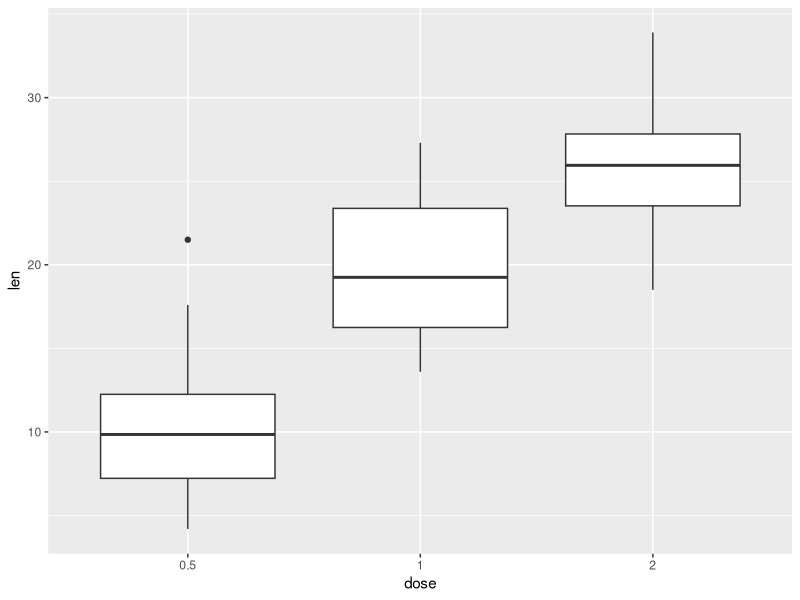
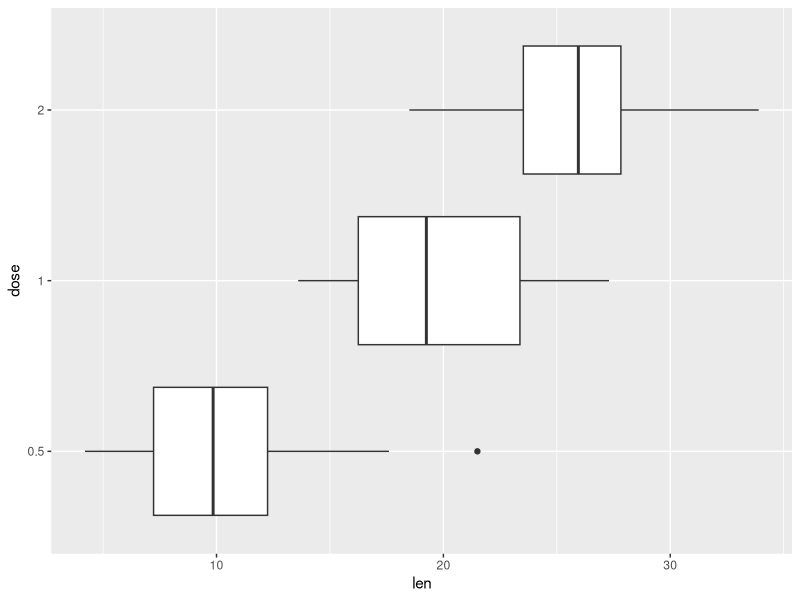
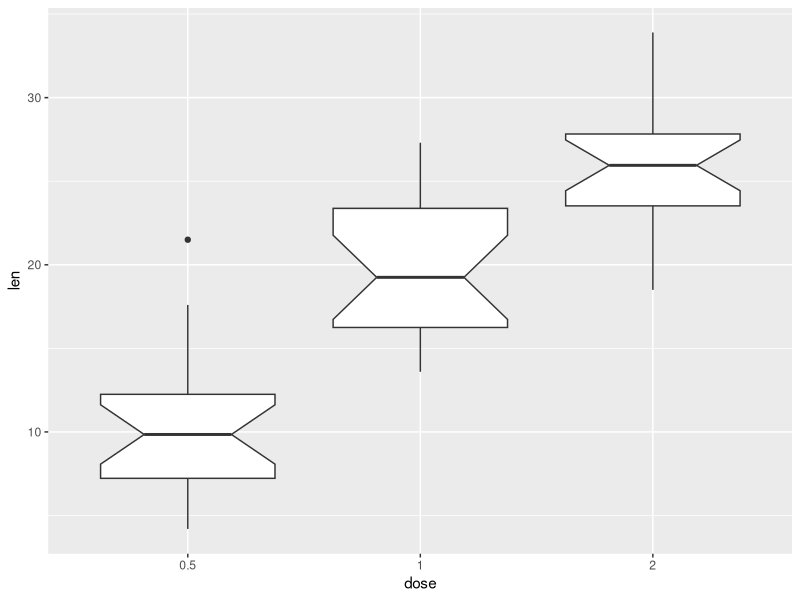
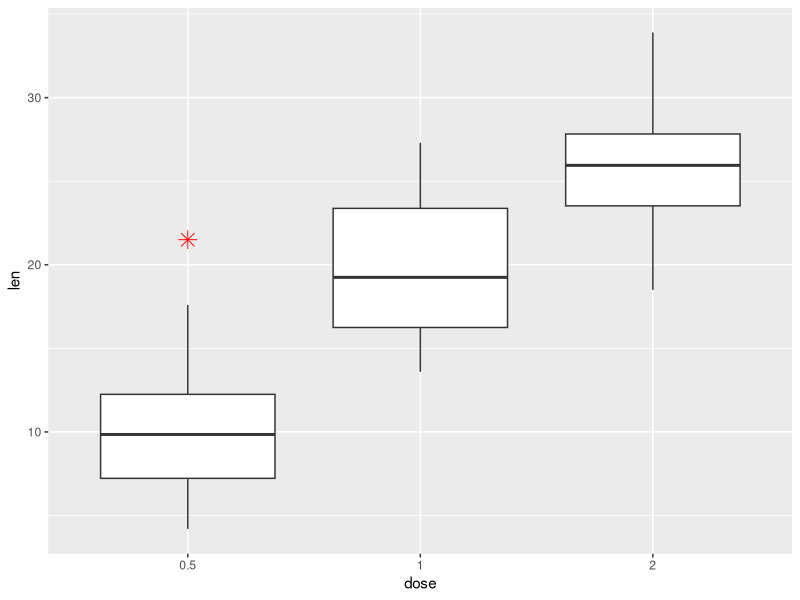
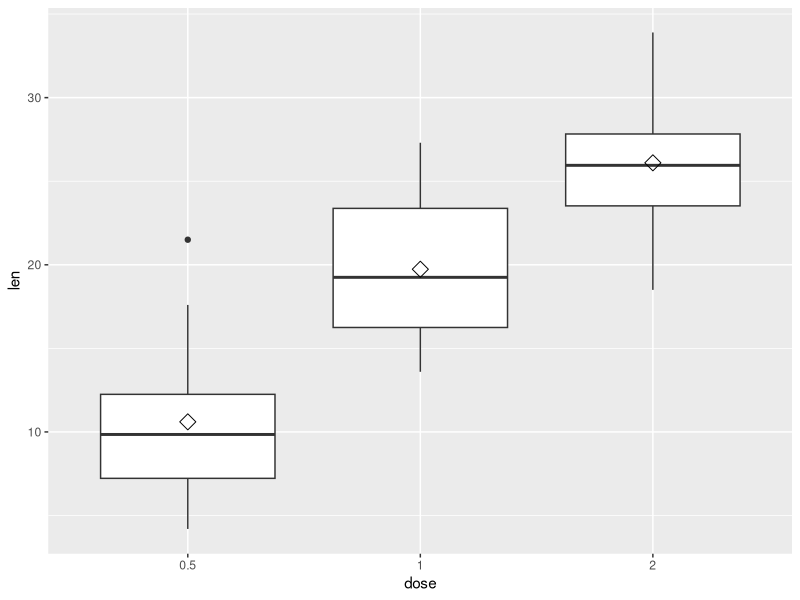
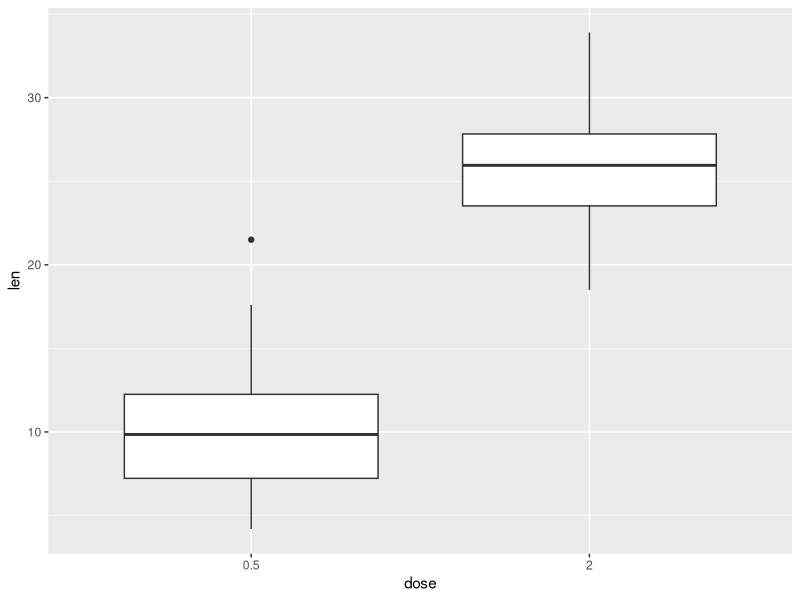
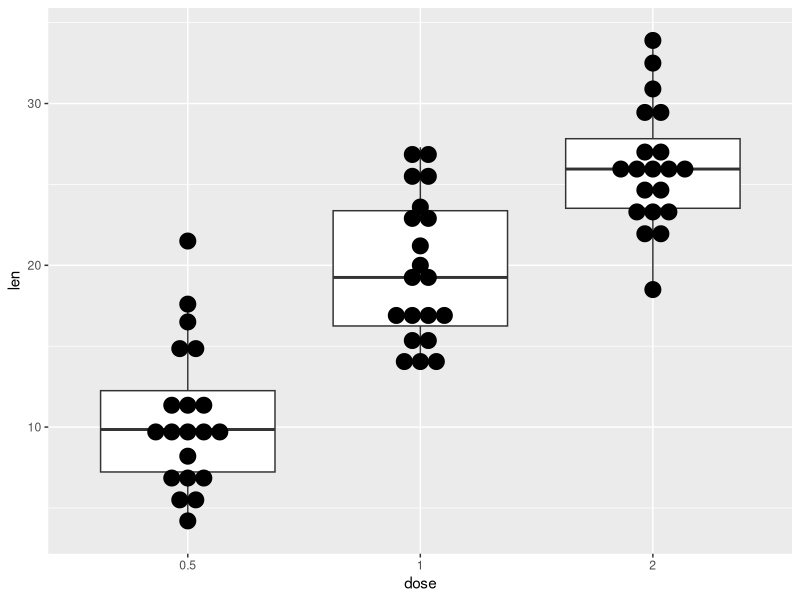
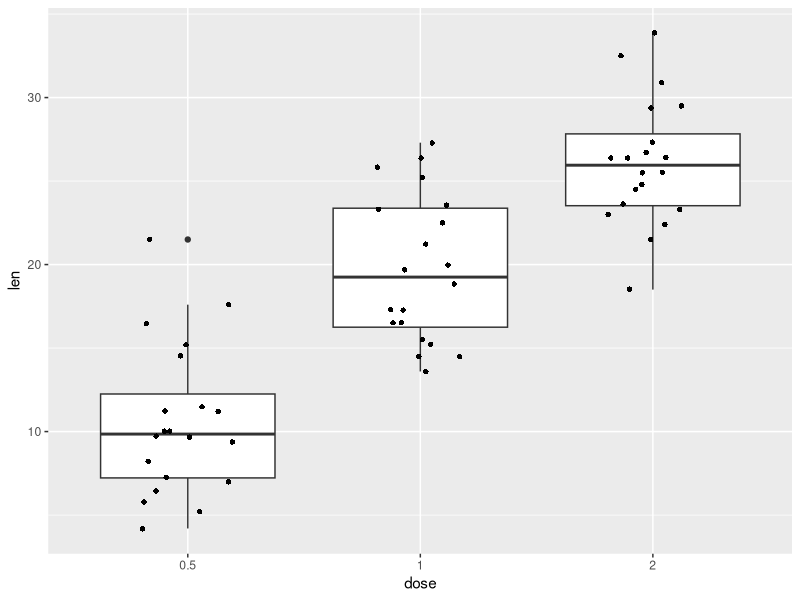

R code for these plots, in order:
########################## DIAGRAMAS DE CAJAS ##################################

### PREPARAR LOS DATOS
ToothGrowth$dose <- as.factor(ToothGrowth$dose)
head(ToothGrowth)

### DIAGRAMAS DE CAJA BASICO
library(ggplot2)
# Diagrama de caja básico
p <- ggplot(ToothGrowth, aes(x=dose, y=len)) + 
  geom_boxplot()
p
# Rotar el diagrama de caja
p + coord_flip()
# diagrama de caja con muescas
ggplot(ToothGrowth, aes(x=dose, y=len)) + 
  geom_boxplot(notch=TRUE)
# Cambiar valores atípicos, color, forma y tamaño
ggplot(ToothGrowth, aes(x=dose, y=len)) + 
  geom_boxplot(outlier.colour="red", outlier.shape=8,
               outlier.size=4)
# Diagrama de caja con puntos medios
p + stat_summary(fun=mean, geom="point", shape=23, size=4)
#Elegir que elemnetos mostrar
p + scale_x_discrete(limits=c("0.5", "2"))

##DIAGRAMA DE CAJAS CON PUNTOS##
p + geom_dotplot(binaxis='y', stackdir='center', dotsize=1)
#Diagrama de caja con puntos jittered
# 0.2: grado de fluctuación en la dirección x
p + geom_jitter(shape=16, position=position_jitter(0.2))

## CAMBIAR COLORES
# Cambiar los colores de las lineas por grupos
p<-ggplot(ToothGrowth, aes(x=dose, y=len, color=dose)) +
  geom_boxplot()
p
# Usar paletas de colores personalizadas
p+scale_color_manual(values=c("#999999", "#E69F00", "#56B4E9"))
# Usa paletas de colores cerveceros
p+scale_color_brewer(palette="Dark2")
# Usa escala de grises
p + scale_color_grey() + theme_classic()
## Cambiar los colores de relleno del diagrama de caja
# Usar un solo color
ggplot(ToothGrowth, aes(x=dose, y=len)) +
  geom_boxplot(fill='#A4A4A4', color="black")+
  theme_classic()
# Cambiar los colores del diagrama de caja por grupos
p<-ggplot(ToothGrowth, aes(x=dose, y=len, fill=dose)) +
  geom_boxplot()
p
# Usar paletas de colores personalizadas
p+scale_fill_manual(values=c("#999999", "#E69F00", "#56B4E9"))
# Usa paletas de colores cerveceros
p+scale_fill_brewer(palette="Dark2")
# Usa escala de grises
p + scale_fill_grey() + theme_classic()

## CAMBIAR LA POSCICION DE LA LEYENDA
p + theme(legend.position="top")
p + theme(legend.position="bottom")
p + theme(legend.position="none") # Eliminar leyenda

## CAMBIAR EL ORDEN DE LOS ELEMENTOS EN LA LEYENDA
p + scale_x_discrete(limits=c("2", "0.5", "1"))

### DIAGRAMA DE CAJA CON MULTIPLES GRUPOS
# Cambiar los colores del diagrama de caja por grupos
ggplot(ToothGrowth, aes(x=dose, y=len, fill=supp)) +
  geom_boxplot()
# Cambiar la posicion
p<-ggplot(ToothGrowth, aes(x=dose, y=len, fill=supp)) +
  geom_boxplot(position=position_dodge(1))
p
# Agregar puntos
p + geom_dotplot(binaxis='y', stackdir='center',
                 position=position_dodge(1))
# Cambiar colores
p+scale_fill_manual(values=c("#999999", "#E69F00", "#56B4E9"))

### DIAGRAMAS DE CAJA PERSONALIZADOS
# Diagrama de caja básico
ggplot(ToothGrowth, aes(x=dose, y=len)) + 
  geom_boxplot(fill="gray")+
  labs(title="Plot of length per dose",x="Dose (mg)", y = "Length")+
  theme_classic()
# Cambiar automáticamente el color por grupos
bp <- ggplot(ToothGrowth, aes(x=dose, y=len, fill=dose)) + 
  geom_boxplot()+
  labs(title="Plot of length  per dose",x="Dose (mg)", y = "Length")
bp + theme_classic()
# Colores continuos
bp + scale_fill_brewer(palette="Blues") + theme_classic()
# Colores discretos
bp + scale_fill_brewer(palette="Dark2") + theme_minimal()
# Colores degradados
bp + scale_fill_brewer(palette="RdBu") + theme_minimal()

########################## GRAFICOS DE BARRAS ##################################

### DATOS
df <- data.frame(dose=c("D0.5", "D1", "D2"),
                 len=c(4.2, 10, 29.5))
head(df)

### CREAR DIGRAMAS EN BARRAS
library(ggplot2)
# Diagrama de barras básico
p<-ggplot(data=df, aes(x=dose, y=len)) +
  geom_bar(stat="identity")
p
# Gráfico de barras horizontales
p + coord_flip()
# Cambiar el ancho de las barras
ggplot(data=df, aes(x=dose, y=len)) +
  geom_bar(stat="identity", width=0.5)
# Cambiar colores
ggplot(data=df, aes(x=dose, y=len)) +
  geom_bar(stat="identity", color="blue", fill="white")
# Tema minimal + color de relleno azul
p<-ggplot(data=df, aes(x=dose, y=len)) +
  geom_bar(stat="identity", fill="steelblue")+
  theme_minimal()
p
# Elegir que elementos mostrar
p + scale_x_discrete(limits=c("D0.5", "D2"))
# Etiquetas fuera de las barras
ggplot(data=df, aes(x=dose, y=len)) +
  geom_bar(stat="identity", fill="steelblue")+
  geom_text(aes(label=len), vjust=-0.3, size=3.5)+
  theme_minimal()
# Etiquetas dentro de las barras
ggplot(data=df, aes(x=dose, y=len)) +
  geom_bar(stat="identity", fill="steelblue")+
  geom_text(aes(label=len), vjust=1.6, color="white", size=3.5)+
  theme_minimal()

### DIAGRAMAS DE BARRAS DE CONTEOS 
head(mtcars)
# No asigne una variable a y  ### ERROR ###
ggplot(mtcars, aes(x=factor(cyl)))+
  geom_bar(stat="count", width=0.7, fill="steelblue")+
  theme_minimal()
# Colores de contorno
p<-ggplot(df, aes(x=dose, y=len, color=dose)) +
  geom_bar(stat="identity", fill="white")
p
# Colores de relleno
p<-ggplot(df, aes(x=dose, y=len, fill=dose)) +
  geom_bar(stat="identity")+theme_minimal()
p
# Usa contorno negro
ggplot(df, aes(x=dose, y=len, fill=dose))+
  geom_bar(stat="identity", color="black")+
  scale_fill_manual(values=c("#999999", "#E69F00", "#56B4E9"))+
  theme_minimal()

## POSCICION DE LEYENDA
# Cambiar los colores de relleno de la barra a azules
p <- p+scale_fill_brewer(palette="Blues")
p + theme(legend.position="top")
p + theme(legend.position="bottom")
p + theme(legend.position="none")
# Orden de elementos en la leyenda
p + scale_x_discrete(limits=c("D2", "D0.5", "D1"))

### DIAGRAMAS DE BARRAS CON VARIOS GRUPOS
df2 <- data.frame(supp=rep(c("VC", "OJ"), each=3),
                  dose=rep(c("D0.5", "D1", "D2"),2),
                  len=c(6.8, 15, 33, 4.2, 10, 29.5))
head(df2)

# Gráfica de barras apiladas con múltiples grupos 
ggplot(data=df2, aes(x=dose, y=len, fill=supp)) +
  geom_bar(stat="identity")
# Usar position=position_dodge()
ggplot(data=df2, aes(x=dose, y=len, fill=supp)) +
  geom_bar(stat="identity", position=position_dodge())
# Cambiar colores
p <- ggplot(data=df2, aes(x=dose, y=len, fill=supp)) +
  geom_bar(stat="identity", color="black", position=position_dodge())+
  theme_minimal()
# Colores personalizados
p + scale_fill_manual(values=c('#999999','#E69F00'))
# Paleta de colores cerveceros
p + scale_fill_brewer(palette="Blues")

## AGREGAR ETIQUETAS
# Barras esquivado
ggplot(data=df2, aes(x=dose, y=len, fill=supp)) +
  geom_bar(stat="identity", position=position_dodge())+
  geom_text(aes(label=len), vjust=1.6, color="white",
            position = position_dodge(0.9), size=3.5)+
  scale_fill_brewer(palette="Paired")+
  theme_minimal()
# Barras apilado
library(plyr)
# Ordenar por dosis y suplemento
df_sorted <- arrange(df2, dose, supp) 
head(df_sorted)
# Calcule la suma acumulada de len para cada dosis
df_cumsum <- ddply(df_sorted, "dose",
                   transform, label_ypos=cumsum(len))
head(df_cumsum)
# Crear el grafico de barras
ggplot(data=df_cumsum, aes(x=dose, y=len, fill=supp)) +
  geom_bar(stat="identity")+
  geom_text(aes(y=label_ypos, label=len), vjust=1.6, 
            color="white", size=3.5)+
  scale_fill_brewer(palette="Paired")+
  theme_minimal()
# Etiquetas en medio de las barras
df_cumsum <- ddply(df_sorted, "dose",
                   transform, 
                   label_ypos=cumsum(len) - 0.5*len)
# Crear el grafico 
ggplot(data=df_cumsum, aes(x=dose, y=len, fill=supp)) +
  geom_bar(stat="identity")+
  geom_text(aes(y=label_ypos, label=len), vjust=1.6, 
            color="white", size=3.5)+
  scale_fill_brewer(palette="Paired")+
  theme_minimal()

### DIAGRAMA DE BARRAS CON UN EJE X NUMERICO
# Crear datos
df2 <- data.frame(supp=rep(c("VC", "OJ"), each=3),
                  dose=rep(c("0.5", "1", "2"),2),
                  len=c(6.8, 15, 33, 4.2, 10, 29.5))
head(df2)
# Eje x tratado como variable continua
df2$dose <- as.numeric(as.vector(df2$dose))
ggplot(data=df2, aes(x=dose, y=len, fill=supp)) +
  geom_bar(stat="identity", position=position_dodge())+
  scale_fill_brewer(palette="Paired")+
  theme_minimal()
# Eje tratado como variable discreta
df2$dose<-as.factor(df2$dose)
ggplot(data=df2, aes(x=dose, y=len, fill=supp)) +
  geom_bar(stat="identity", position=position_dodge())+
  scale_fill_brewer(palette="Paired")+
  theme_minimal()

### GRAFICAS DE BARRAS CON BARRAS DE ERROR
# Función para calcular la media y la desviación estándar para cada grupo
# data: un marco de datos
# varname: el nombre de una columna que contiene la variable para ser resumido
# groupnames : vector de nombres de columna que se utilizará como variables de agrupación
data_summary <- function(data, varname, groupnames){
  require(plyr)
  summary_func <- function(x, col){
    c(mean = mean(x[[col]], na.rm=TRUE),
      sd = sd(x[[col]], na.rm=TRUE))
  }
  data_sum<-ddply(data, groupnames, .fun=summary_func,
                  varname)
  data_sum <- rename(data_sum, c("mean" = varname))
  return(data_sum)
}
# Resumen de datos
df3 <- data_summary(ToothGrowth, varname="len", 
                    groupnames=c("supp", "dose"))
# Convertir dose en una variable de factor
df3$dose=as.factor(df3$dose)
head(df3)
# Desviación estándar de la media como barra de error
p <- ggplot(df3, aes(x=dose, y=len, fill=supp)) + 
  geom_bar(stat="identity", position=position_dodge()) +
  geom_errorbar(aes(ymin=len-sd, ymax=len+sd), width=.2,
                position=position_dodge(.9))

p + scale_fill_brewer(palette="Paired") + theme_minimal()

### DIAGRAMAS DE BARRAS PERSONALIZADOS
# Cambiar color por grupos
# Agregar barras de error
p + labs(title="Plot of length  per dose", 
         x="Dose (mg)", y = "Length")+
  scale_fill_manual(values=c('black','lightgray'))+
  theme_classic()
# Cambiar colores
p + scale_fill_brewer(palette="Greens") + theme_minimal()

p + scale_fill_brewer(palette="Reds") + theme_minimal()

########################## GRAFICAS DE DENSIDAD ################################

# ggplot(datos,aes(y=mivariable,fill=miclase))+geom_density()